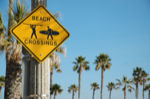
#> input picture projects/neuro_projects/2saliency/salience/salience_08.png, 150 x 99 px, found by its file name
$ python saliency.py
#> lines starting #> are read from the running program, lines starting #| are printed output that depends on the picture
# -*- coding: utf-8 -*-
"""
Spyder Editor

This is a temporary script file.
"""
import numpy as np
import matplotlib.pyplot as plt
import matplotlib.colors as colors

#Part_1
img = plt.imread('/Users/torijamaximoj2/Desktop/salience_08.png')
#> img is the input picture: shape (99, 150, 3) float32; mean R, G, B 0.481, 0.579, 0.575
plt.imshow(img) # Image is an array of 99 (height) * 150 (width) * 3 (color channels)
#red = img[:, :, 0]
#green = img[:, :, 1]
#blue = img[:, :, 2]
height, width, channels = img.shape
#> height = 99; width = 150; channels = 3


color = ["red", "green", "blue"]
plt.figure(figsize = (12,7))
plt.subplot(2,2,1) , plt.imshow(img) , plt.title('Original Image')
j = 0
while j < 3 :
    plt.subplot(2,2,j+2)
    plt.imshow(img[:,:,j], cmap = 'gray')
    plt.title(color[j] + ' channel')
    j = j + 1


def channel_corr(img):
    width, height, channels = img.shape #properties of image stored into img.shape
#> width = 99; height = 150; channels = 3
    img_vector = np.zeros((channels,width*height)) #np.shape is the shape of new array to store vectors
    #load the channels and corresponding values into one array for width and height
    for i in range(channels):
        img_vector[i,:] = img[:,:,i].flatten()
    return np.corrcoef(img_vector)

#Get the correlation coefficient
img_corr = channel_corr(img)
#> img_corr = [[1, 0.575, -0.0549], [0.575, 1, 0.768], [-0.0549, 0.768, 1]]
plt.imshow(img_corr),plt.colorbar()
plt.xticks(range(3), ["Red", "Green", "Blue"]),plt.yticks(range(3), ["Red", "Green", "Blue"])

#Part 2
img_hsv = colors.rgb_to_hsv(img)
#> img_hsv: shape (99, 150, 3) float32; mean of channels 0, 1, 2 0.399, 0.427, 0.682
print(img_hsv)
#> (printed output is left out)
plt.figure(figsize = (12,7))
plt.subplot(2,2,1) , plt.imshow(img_hsv) , plt.title('HSV Image')
j = 0
hsv_list = ["Hue", "Saturation", "Value"]
while j < 3 :
    plt.subplot(2,2,j+2)
    plt.imshow(img_hsv[:,:,j], cmap = 'gray')
    plt.title(hsv_list[j] + ' channel')
    j = j + 1

img_corr_hsv = channel_corr(img_hsv)
#> img_corr_hsv = [[1, -0.174, 0.538], [-0.174, 1, 0.328], [0.538, 0.328, 1]]
plt.imshow(img_corr_hsv),plt.colorbar(),plt.xticks(range(3), ["Red", "Green", "Blue"]),plt.yticks(range(3), ["Red", "Green", "Blue"])

#Part 3
hue_channel = img_hsv[:,:,0]
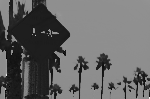
#> hue_channel: shape (99, 150) float32; min 0, max 0.958, mean 0.399
saturation_channel = img_hsv[:,:,1]
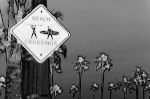
#> saturation_channel: shape (99, 150) float32; min 0, max 0.976, mean 0.427
value_channel = img_hsv[:,:,2]
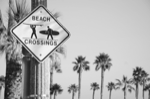
#> value_channel: shape (99, 150) float32; min 0.0667, max 0.984, mean 0.682


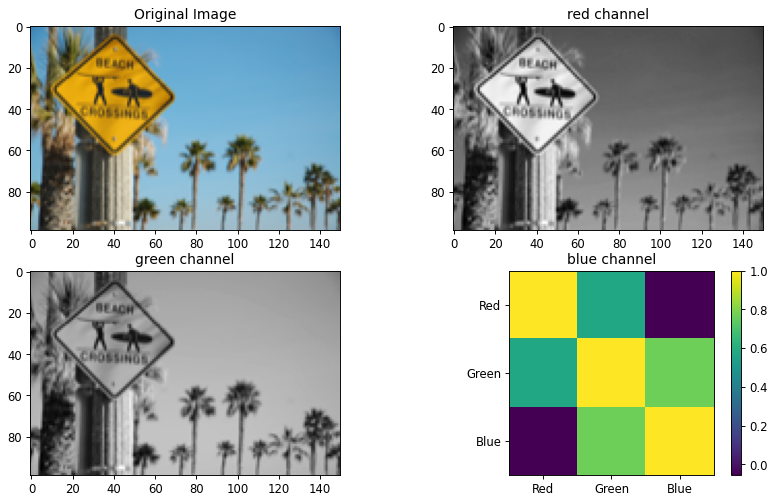
#> figure drawn by matplotlib, 5 panels
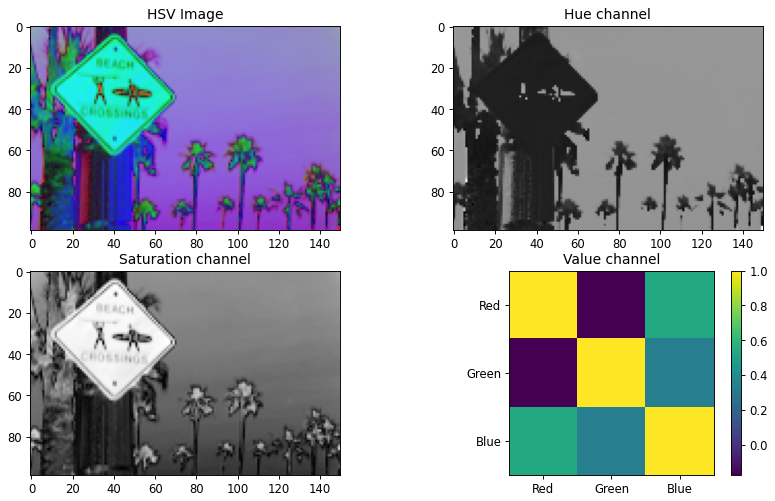
#> figure drawn by matplotlib, 5 panels

$ run again, with projects/neuro_projects/2saliency/salience/salience_01.png copied over projects/neuro_projects/2saliency/salience/salience_08.png
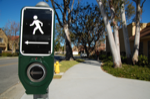
#> input picture projects/neuro_projects/2saliency/salience/salience_01.png, 150 x 99 px, found by its file name
#> img is the input picture: shape (99, 150, 3) float32; mean R, G, B 0.371, 0.398, 0.386
#> img_corr = [[1, 0.945, 0.764], [0.945, 1, 0.917], [0.764, 0.917, 1]]
#> img_hsv: shape (99, 150, 3) float32; mean of channels 0, 1, 2 0.285, 0.289, 0.439
#> (printed output is left out)
#> img_corr_hsv = [[1, 0.33, -0.0813], [0.33, 1, -0.162], [-0.0813, -0.162, 1]]
#> `saturation_channel = img_hsv[:,:,1]`:
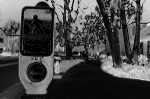
#> saturation_channel: shape (99, 150) float32; min 0, max 0.904, mean 0.289
#> `value_channel = img_hsv[:,:,2]`:
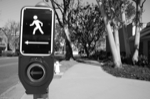
#> value_channel: shape (99, 150) float32; min 0.0118, max 1, mean 0.439

$ run again, with projects/neuro_projects/2saliency/salience/salience_02.png copied over projects/neuro_projects/2saliency/salience/salience_08.png
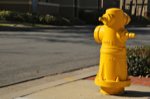
#> input picture projects/neuro_projects/2saliency/salience/salience_02.png, 150 x 99 px, found by its file name
#> img is the input picture: shape (99, 150, 3) float32; mean R, G, B 0.435, 0.369, 0.247
#> img_corr = [[1, 0.95, 0.37], [0.95, 1, 0.599], [0.37, 0.599, 1]]
#> img_hsv: shape (99, 150, 3) float32; mean of channels 0, 1, 2 0.131, 0.341, 0.436
#> (printed output is left out)
#> img_corr_hsv = [[1, -0.224, -0.367], [-0.224, 1, 0.559], [-0.367, 0.559, 1]]
#> `saturation_channel = img_hsv[:,:,1]`:
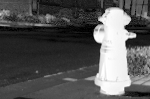
#> saturation_channel: shape (99, 150) float32; min 0, max 1, mean 0.341
#> `value_channel = img_hsv[:,:,2]`:
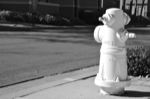
#> value_channel: shape (99, 150) float32; min 0.0118, max 1, mean 0.436
